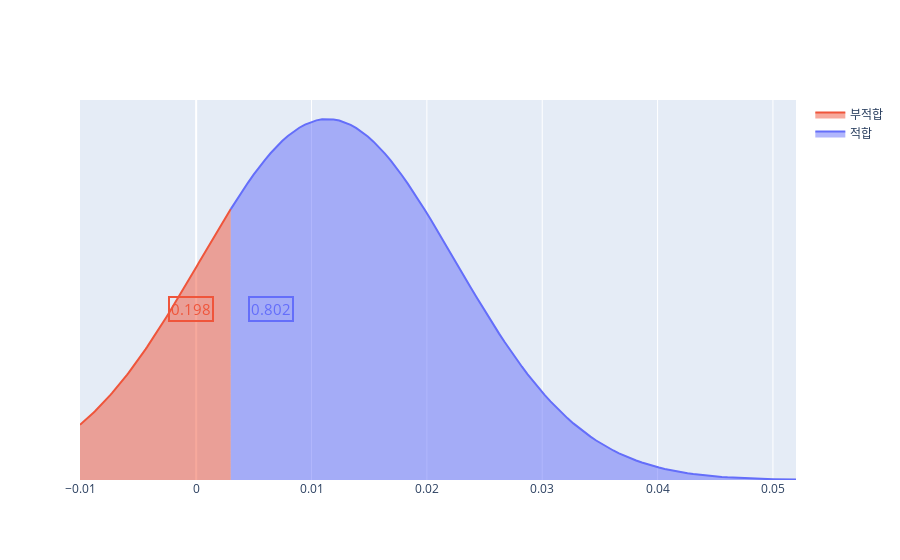

Notebook cell for this chart:
### Markdown cell above
#### 부산시 오존 적합도

### Code cell
o3_pro,o3_pro_negative = cal_norm(df_air_pollution['o3Value'].mean(),df_air_pollution['o3Value'].std(),
df_air_pollution['o3Value'].min(),df_air_pollution['o3Value'].max(),o3_standard,False)
o3_pro
